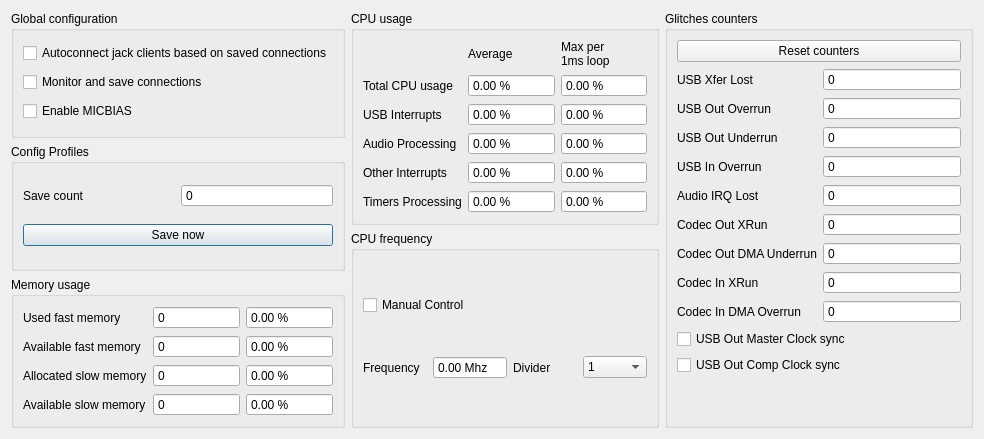
<?xml version="1.0" encoding="UTF-8"?>
<ui version="4.0">
 <class>GlobalConfigDialog</class>
 <widget class="QDialog" name="GlobalConfigDialog">
  <property name="geometry">
   <rect>
    <x>0</x>
    <y>0</y>
    <width>984</width>
    <height>439</height>
   </rect>
  </property>
  <property name="windowTitle">
   <string>Global Configuration</string>
  </property>
  <layout class="QHBoxLayout" name="horizontalLayout">
   <item>
    <layout class="QVBoxLayout" name="dialogLayout1">
     <item>
      <widget class="QGroupBox" name="globalConfigGroupBox">
       <property name="title">
        <string>Global configuration</string>
       </property>
       <layout class="QVBoxLayout" name="verticalLayout_2">
        <item>
         <widget class="QCheckBox" name="autoConnectJackClients">
          <property name="toolTip">
           <string>If enabled, jack clients connections will be restored from save</string>
          </property>
          <property name="text">
           <string>Autoconnect jack clients based on saved connections</string>
          </property>
         </widget>
        </item>
        <item>
         <widget class="QCheckBox" name="monitorConnections">
          <property name="toolTip">
           <string>If enabled, monitor connections and save them in case autoconnect is enabled</string>
          </property>
          <property name="text">
           <string>Monitor and save connections</string>
          </property>
         </widget>
        </item>
        <item>
         <widget class="QCheckBox" name="enableMicBiasCheckBox">
          <property name="text">
           <string>Enable MICBIAS</string>
          </property>
         </widget>
        </item>
       </layout>
      </widget>
     </item>
     <item>
      <widget class="QGroupBox" name="configProfilesGroupBox">
       <property name="title">
        <string>Config Profiles</string>
       </property>
       <layout class="QGridLayout" name="gridLayout_3">
        <item row="0" column="1">
         <widget class="QSpinBox" name="saveCountSpinBox">
          <property name="readOnly">
           <bool>true</bool>
          </property>
          <property name="buttonSymbols">
           <enum>QAbstractSpinBox::ButtonSymbols::NoButtons</enum>
          </property>
          <property name="maximum">
           <number>999999999</number>
          </property>
         </widget>
        </item>
        <item row="0" column="0">
         <widget class="QLabel" name="saveCountLabel">
          <property name="text">
           <string>Save count</string>
          </property>
         </widget>
        </item>
        <item row="1" column="0" colspan="2">
         <widget class="QPushButton" name="saveNowPushButton">
          <property name="text">
           <string>Save now</string>
          </property>
         </widget>
        </item>
       </layout>
      </widget>
     </item>
     <item>
      <widget class="QGroupBox" name="memoryUsageGroupBox">
       <property name="title">
        <string>Memory usage</string>
       </property>
       <layout class="QGridLayout" name="gridLayout_2">
        <item row="2" column="0">
         <widget class="QLabel" name="allocatedSlowMemoryLabel">
          <property name="toolTip">
           <string>Slow memory used for non-realtime processing</string>
          </property>
          <property name="text">
           <string>Allocated slow memory</string>
          </property>
         </widget>
        </item>
        <item row="3" column="0">
         <widget class="QLabel" name="availableSlowMemoryLabel">
          <property name="toolTip">
           <string>Slow memory available for non-realtime processing</string>
          </property>
          <property name="text">
           <string>Available slow memory</string>
          </property>
         </widget>
        </item>
        <item row="2" column="2">
         <widget class="QDoubleSpinBox" name="allocatedSlowMemoryPercentSpinBox">
          <property name="readOnly">
           <bool>true</bool>
          </property>
          <property name="buttonSymbols">
           <enum>QAbstractSpinBox::ButtonSymbols::NoButtons</enum>
          </property>
          <property name="suffix">
           <string> %</string>
          </property>
          <property name="maximum">
           <double>100.000000000000000</double>
          </property>
         </widget>
        </item>
        <item row="3" column="2">
         <widget class="QDoubleSpinBox" name="availableSlowMemoryPercentSpinBox">
          <property name="readOnly">
           <bool>true</bool>
          </property>
          <property name="buttonSymbols">
           <enum>QAbstractSpinBox::ButtonSymbols::NoButtons</enum>
          </property>
          <property name="suffix">
           <string> %</string>
          </property>
          <property name="maximum">
           <double>100.000000000000000</double>
          </property>
         </widget>
        </item>
        <item row="3" column="1">
         <widget class="QSpinBox" name="availableSlowMemorySpinBox">
          <property name="readOnly">
           <bool>true</bool>
          </property>
          <property name="buttonSymbols">
           <enum>QAbstractSpinBox::ButtonSymbols::NoButtons</enum>
          </property>
          <property name="maximum">
           <number>9999999</number>
          </property>
         </widget>
        </item>
        <item row="0" column="0">
         <widget class="QLabel" name="usedFastMemoryLabel">
          <property name="toolTip">
           <string>Fast memory used for realtime processing</string>
          </property>
          <property name="text">
           <string>Used fast memory</string>
          </property>
         </widget>
        </item>
        <item row="2" column="1">
         <widget class="QSpinBox" name="allocatedSlowMemorySpinBox">
          <property name="readOnly">
           <bool>true</bool>
          </property>
          <property name="buttonSymbols">
           <enum>QAbstractSpinBox::ButtonSymbols::NoButtons</enum>
          </property>
          <property name="maximum">
           <number>9999999</number>
          </property>
         </widget>
        </item>
        <item row="1" column="0">
         <widget class="QLabel" name="availableFastMemoryLabel">
          <property name="toolTip">
           <string>Fast memory available for realtime processing</string>
          </property>
          <property name="text">
           <string>Available fast memory</string>
          </property>
         </widget>
        </item>
        <item row="0" column="1">
         <widget class="QSpinBox" name="usedFastMemorySpinBox">
          <property name="readOnly">
           <bool>true</bool>
          </property>
          <property name="buttonSymbols">
           <enum>QAbstractSpinBox::ButtonSymbols::NoButtons</enum>
          </property>
          <property name="maximum">
           <number>9999999</number>
          </property>
         </widget>
        </item>
        <item row="1" column="1">
         <widget class="QSpinBox" name="availableFastMemorySpinBox">
          <property name="readOnly">
           <bool>true</bool>
          </property>
          <property name="buttonSymbols">
           <enum>QAbstractSpinBox::ButtonSymbols::NoButtons</enum>
          </property>
          <property name="maximum">
           <number>9999999</number>
          </property>
         </widget>
        </item>
        <item row="0" column="2">
         <widget class="QDoubleSpinBox" name="usedFastMemoryPercentSpinBox">
          <property name="readOnly">
           <bool>true</bool>
          </property>
          <property name="buttonSymbols">
           <enum>QAbstractSpinBox::ButtonSymbols::NoButtons</enum>
          </property>
          <property name="suffix">
           <string> %</string>
          </property>
          <property name="maximum">
           <double>100.000000000000000</double>
          </property>
         </widget>
        </item>
        <item row="1" column="2">
         <widget class="QDoubleSpinBox" name="availableFastMemoryPercentSpinBox">
          <property name="readOnly">
           <bool>true</bool>
          </property>
          <property name="buttonSymbols">
           <enum>QAbstractSpinBox::ButtonSymbols::NoButtons</enum>
          </property>
          <property name="suffix">
           <string> %</string>
          </property>
          <property name="maximum">
           <double>100.000000000000000</double>
          </property>
         </widget>
        </item>
       </layout>
      </widget>
     </item>
    </layout>
   </item>
   <item>
    <layout class="QVBoxLayout" name="dialogLayout2">
     <item>
      <widget class="QGroupBox" name="cpuUsageGroupBox">
       <property name="title">
        <string>CPU usage</string>
       </property>
       <layout class="QGridLayout" name="gridLayout">
        <item row="0" column="2">
         <widget class="QLabel" name="maxPerLoopLabel">
          <property name="toolTip">
           <string>Audio is processing by chunk of 1ms. Nothing must take more than 1ms alone to ensure glitchless audio.</string>
          </property>
          <property name="text">
           <string>&lt;html&gt;&lt;head/&gt;&lt;body&gt;&lt;p&gt;Max per&lt;br/&gt;1ms loop&lt;/p&gt;&lt;/body&gt;&lt;/html&gt;</string>
          </property>
         </widget>
        </item>
        <item row="0" column="1">
         <widget class="QLabel" name="averageLabel">
          <property name="text">
           <string>Average</string>
          </property>
         </widget>
        </item>
        <item row="2" column="2">
         <widget class="QDoubleSpinBox" name="usbInterruptsPerLoopSpinBox">
          <property name="readOnly">
           <bool>true</bool>
          </property>
          <property name="buttonSymbols">
           <enum>QAbstractSpinBox::ButtonSymbols::NoButtons</enum>
          </property>
          <property name="suffix">
           <string> %</string>
          </property>
          <property name="maximum">
           <double>999.000000000000000</double>
          </property>
         </widget>
        </item>
        <item row="2" column="0">
         <widget class="QLabel" name="usbInterruptsLabel">
          <property name="text">
           <string>USB Interrupts</string>
          </property>
         </widget>
        </item>
        <item row="1" column="0">
         <widget class="QLabel" name="totalCpuUsageLabel">
          <property name="text">
           <string>Total CPU usage</string>
          </property>
         </widget>
        </item>
        <item row="4" column="0">
         <widget class="QLabel" name="otherInterruptsLabel">
          <property name="text">
           <string>Other Interrupts</string>
          </property>
         </widget>
        </item>
        <item row="2" column="1">
         <widget class="QDoubleSpinBox" name="usbInterruptsSpinBox">
          <property name="readOnly">
           <bool>true</bool>
          </property>
          <property name="buttonSymbols">
           <enum>QAbstractSpinBox::ButtonSymbols::NoButtons</enum>
          </property>
          <property name="suffix">
           <string> %</string>
          </property>
          <property name="maximum">
           <double>999.000000000000000</double>
          </property>
         </widget>
        </item>
        <item row="3" column="2">
         <widget class="QDoubleSpinBox" name="audioProcessingPerLoopSpinBox">
          <property name="readOnly">
           <bool>true</bool>
          </property>
          <property name="buttonSymbols">
           <enum>QAbstractSpinBox::ButtonSymbols::NoButtons</enum>
          </property>
          <property name="suffix">
           <string> %</string>
          </property>
          <property name="maximum">
           <double>999.000000000000000</double>
          </property>
         </widget>
        </item>
        <item row="3" column="0">
         <widget class="QLabel" name="audioProcessingLabel">
          <property name="text">
           <string>Audio Processing</string>
          </property>
         </widget>
        </item>
        <item row="1" column="1">
         <widget class="QDoubleSpinBox" name="totalCpuUsageSpinBox">
          <property name="readOnly">
           <bool>true</bool>
          </property>
          <property name="buttonSymbols">
           <enum>QAbstractSpinBox::ButtonSymbols::NoButtons</enum>
          </property>
          <property name="suffix">
           <string> %</string>
          </property>
          <property name="maximum">
           <double>999.000000000000000</double>
          </property>
         </widget>
        </item>
        <item row="4" column="2">
         <widget class="QDoubleSpinBox" name="otherInterruptsPerLoopSpinBox">
          <property name="readOnly">
           <bool>true</bool>
          </property>
          <property name="buttonSymbols">
           <enum>QAbstractSpinBox::ButtonSymbols::NoButtons</enum>
          </property>
          <property name="suffix">
           <string> %</string>
          </property>
          <property name="maximum">
           <double>999.000000000000000</double>
          </property>
         </widget>
        </item>
        <item row="5" column="1">
         <widget class="QDoubleSpinBox" name="timersProcessingSpinBox">
          <property name="readOnly">
           <bool>true</bool>
          </property>
          <property name="buttonSymbols">
           <enum>QAbstractSpinBox::ButtonSymbols::NoButtons</enum>
          </property>
          <property name="suffix">
           <string> %</string>
          </property>
          <property name="maximum">
           <double>999.000000000000000</double>
          </property>
         </widget>
        </item>
        <item row="4" column="1">
         <widget class="QDoubleSpinBox" name="otherInterruptsSpinBox">
          <property name="readOnly">
           <bool>true</bool>
          </property>
          <property name="buttonSymbols">
           <enum>QAbstractSpinBox::ButtonSymbols::NoButtons</enum>
          </property>
          <property name="suffix">
           <string> %</string>
          </property>
          <property name="maximum">
           <double>999.000000000000000</double>
          </property>
         </widget>
        </item>
        <item row="5" column="0">
         <widget class="QLabel" name="timersProcessingLabel">
          <property name="text">
           <string>Timers Processing</string>
          </property>
         </widget>
        </item>
        <item row="3" column="1">
         <widget class="QDoubleSpinBox" name="audioProcessingSpinBox">
          <property name="readOnly">
           <bool>true</bool>
          </property>
          <property name="buttonSymbols">
           <enum>QAbstractSpinBox::ButtonSymbols::NoButtons</enum>
          </property>
          <property name="suffix">
           <string> %</string>
          </property>
          <property name="maximum">
           <double>999.000000000000000</double>
          </property>
         </widget>
        </item>
        <item row="1" column="2">
         <widget class="QDoubleSpinBox" name="totalCpuUsagePerLoopSpinBox">
          <property name="readOnly">
           <bool>true</bool>
          </property>
          <property name="buttonSymbols">
           <enum>QAbstractSpinBox::ButtonSymbols::NoButtons</enum>
          </property>
          <property name="suffix">
           <string> %</string>
          </property>
          <property name="maximum">
           <double>999.000000000000000</double>
          </property>
         </widget>
        </item>
        <item row="5" column="2">
         <widget class="QDoubleSpinBox" name="timersProcessingPerLoopSpinBox">
          <property name="readOnly">
           <bool>true</bool>
          </property>
          <property name="buttonSymbols">
           <enum>QAbstractSpinBox::ButtonSymbols::NoButtons</enum>
          </property>
          <property name="suffix">
           <string> %</string>
          </property>
          <property name="maximum">
           <double>999.000000000000000</double>
          </property>
         </widget>
        </item>
       </layout>
      </widget>
     </item>
     <item>
      <widget class="QGroupBox" name="cpuFrequencyGroupBox">
       <property name="title">
        <string>CPU frequency</string>
       </property>
       <layout class="QGridLayout" name="gridLayout_4">
        <item row="1" column="1">
         <widget class="QDoubleSpinBox" name="cpuFrequencySpinBox">
          <property name="readOnly">
           <bool>true</bool>
          </property>
          <property name="buttonSymbols">
           <enum>QAbstractSpinBox::ButtonSymbols::NoButtons</enum>
          </property>
          <property name="suffix">
           <string> Mhz</string>
          </property>
          <property name="maximum">
           <double>999.990000000000009</double>
          </property>
         </widget>
        </item>
        <item row="1" column="0">
         <widget class="QLabel" name="cpuFrequencyLabel">
          <property name="text">
           <string>Frequency</string>
          </property>
         </widget>
        </item>
        <item row="1" column="2">
         <widget class="QLabel" name="cpuDividerLabel">
          <property name="text">
           <string>Divider</string>
          </property>
         </widget>
        </item>
        <item row="0" column="0" colspan="4">
         <widget class="QCheckBox" name="cpuManualControlCheckBox">
          <property name="text">
           <string>Manual Control</string>
          </property>
         </widget>
        </item>
        <item row="1" column="3">
         <widget class="QComboBox" name="cpuDividerComboBox">
          <item>
           <property name="text">
            <string>1</string>
           </property>
          </item>
          <item>
           <property name="text">
            <string>2</string>
           </property>
          </item>
          <item>
           <property name="text">
            <string>4</string>
           </property>
          </item>
         </widget>
        </item>
       </layout>
      </widget>
     </item>
    </layout>
   </item>
   <item>
    <widget class="QGroupBox" name="glitchesCountersGroupBox">
     <property name="title">
      <string>Glitches counters</string>
     </property>
     <layout class="QFormLayout" name="formLayout">
      <item row="1" column="0">
       <widget class="QLabel" name="glitchUsbIsochronousTransferLostLabel">
        <property name="toolTip">
         <string>USB stream discontinuity detected, might happen with a short audio stop</string>
        </property>
        <property name="text">
         <string>USB Xfer Lost</string>
        </property>
       </widget>
      </item>
      <item row="2" column="0">
       <widget class="QLabel" name="glitchUsbOutOverrunLabel">
        <property name="toolTip">
         <string>Too much audio data from PC to soundcard received</string>
        </property>
        <property name="text">
         <string>USB Out Overrun</string>
        </property>
       </widget>
      </item>
      <item row="3" column="0">
       <widget class="QLabel" name="glitchUsbOutUnderrunLabel">
        <property name="toolTip">
         <string>Not enough audio data from PC to soundcard received</string>
        </property>
        <property name="text">
         <string>USB Out Underrun</string>
        </property>
       </widget>
      </item>
      <item row="4" column="0">
       <widget class="QLabel" name="glitchUsbInOverrunLabel">
        <property name="toolTip">
         <string>Too much audio data from soundcard to PC waiting to be polled by the PC</string>
        </property>
        <property name="text">
         <string>USB In Overrun</string>
        </property>
       </widget>
      </item>
      <item row="5" column="0">
       <widget class="QLabel" name="glitchAudioIrqLostLabel">
        <property name="toolTip">
         <string>Soundcard audio IRQ lost</string>
        </property>
        <property name="text">
         <string>Audio IRQ Lost</string>
        </property>
       </widget>
      </item>
      <item row="6" column="0">
       <widget class="QLabel" name="glitchCodecOutXRunLabel">
        <property name="toolTip">
         <string>Codec output buffer overrun, too much data written to codec DMA buffer</string>
        </property>
        <property name="text">
         <string>Codec Out XRun</string>
        </property>
       </widget>
      </item>
      <item row="7" column="0">
       <widget class="QLabel" name="glitchCodecOutDmaUnderrunLabel">
        <property name="toolTip">
         <string>Codec output buffer underrun, not enough data written to codec DMA buffer</string>
        </property>
        <property name="text">
         <string>Codec Out DMA Underrun</string>
        </property>
       </widget>
      </item>
      <item row="8" column="0">
       <widget class="QLabel" name="glitchCodecInXRunLabel">
        <property name="toolTip">
         <string>Codec input buffer underrun, too much data read from codec DMA buffer</string>
        </property>
        <property name="text">
         <string>Codec In XRun</string>
        </property>
       </widget>
      </item>
      <item row="9" column="0">
       <widget class="QLabel" name="glitchCodecInDmaOverrunLabel">
        <property name="toolTip">
         <string>Codec input buffer overrun, not enough data read from codec DMA buffer</string>
        </property>
        <property name="text">
         <string>Codec In DMA Overrun</string>
        </property>
       </widget>
      </item>
      <item row="1" column="1">
       <widget class="QSpinBox" name="glitchUsbIsochronousTransferLostSpinBox">
        <property name="buttonSymbols">
         <enum>QAbstractSpinBox::ButtonSymbols::NoButtons</enum>
        </property>
        <property name="maximum">
         <number>999999</number>
        </property>
       </widget>
      </item>
      <item row="2" column="1">
       <widget class="QSpinBox" name="glitchUsbOutOverrunSpinBox">
        <property name="buttonSymbols">
         <enum>QAbstractSpinBox::ButtonSymbols::NoButtons</enum>
        </property>
        <property name="maximum">
         <number>999999</number>
        </property>
       </widget>
      </item>
      <item row="3" column="1">
       <widget class="QSpinBox" name="glitchUsbOutUnderrunSpinBox">
        <property name="buttonSymbols">
         <enum>QAbstractSpinBox::ButtonSymbols::NoButtons</enum>
        </property>
        <property name="maximum">
         <number>999999</number>
        </property>
       </widget>
      </item>
      <item row="4" column="1">
       <widget class="QSpinBox" name="glitchUsbInOverrunSpinBox">
        <property name="buttonSymbols">
         <enum>QAbstractSpinBox::ButtonSymbols::NoButtons</enum>
        </property>
        <property name="maximum">
         <number>999999</number>
        </property>
       </widget>
      </item>
      <item row="5" column="1">
       <widget class="QSpinBox" name="glitchAudioIrqLostSpinBox">
        <property name="buttonSymbols">
         <enum>QAbstractSpinBox::ButtonSymbols::NoButtons</enum>
        </property>
        <property name="maximum">
         <number>999999</number>
        </property>
       </widget>
      </item>
      <item row="6" column="1">
       <widget class="QSpinBox" name="glitchCodecOutXRunSpinBox">
        <property name="buttonSymbols">
         <enum>QAbstractSpinBox::ButtonSymbols::NoButtons</enum>
        </property>
        <property name="maximum">
         <number>999999</number>
        </property>
       </widget>
      </item>
      <item row="7" column="1">
       <widget class="QSpinBox" name="glitchCodecOutDmaUnderrunSpinBox">
        <property name="buttonSymbols">
         <enum>QAbstractSpinBox::ButtonSymbols::NoButtons</enum>
        </property>
        <property name="maximum">
         <number>999999</number>
        </property>
       </widget>
      </item>
      <item row="8" column="1">
       <widget class="QSpinBox" name="glitchCodecInXRunSpinBox">
        <property name="buttonSymbols">
         <enum>QAbstractSpinBox::ButtonSymbols::NoButtons</enum>
        </property>
        <property name="maximum">
         <number>999999</number>
        </property>
       </widget>
      </item>
      <item row="9" column="1">
       <widget class="QSpinBox" name="glitchCodecInDmaOverrunSpinBox">
        <property name="buttonSymbols">
         <enum>QAbstractSpinBox::ButtonSymbols::NoButtons</enum>
        </property>
        <property name="maximum">
         <number>999999</number>
        </property>
       </widget>
      </item>
      <item row="0" column="0" colspan="2">
       <widget class="QPushButton" name="glitchResetCountersPushButton">
        <property name="text">
         <string>Reset counters</string>
        </property>
       </widget>
      </item>
      <item row="10" column="0" colspan="2">
       <widget class="QCheckBox" name="feedbackClockSyncOut0CheckBox">
        <property name="text">
         <string>USB Out Master Clock sync</string>
        </property>
       </widget>
      </item>
      <item row="11" column="0" colspan="2">
       <widget class="QCheckBox" name="feedbackClockSyncOut1CheckBox">
        <property name="text">
         <string>USB Out Comp Clock sync</string>
        </property>
       </widget>
      </item>
     </layout>
    </widget>
   </item>
  </layout>
 </widget>
 <resources/>
 <connections/>
</ui>
